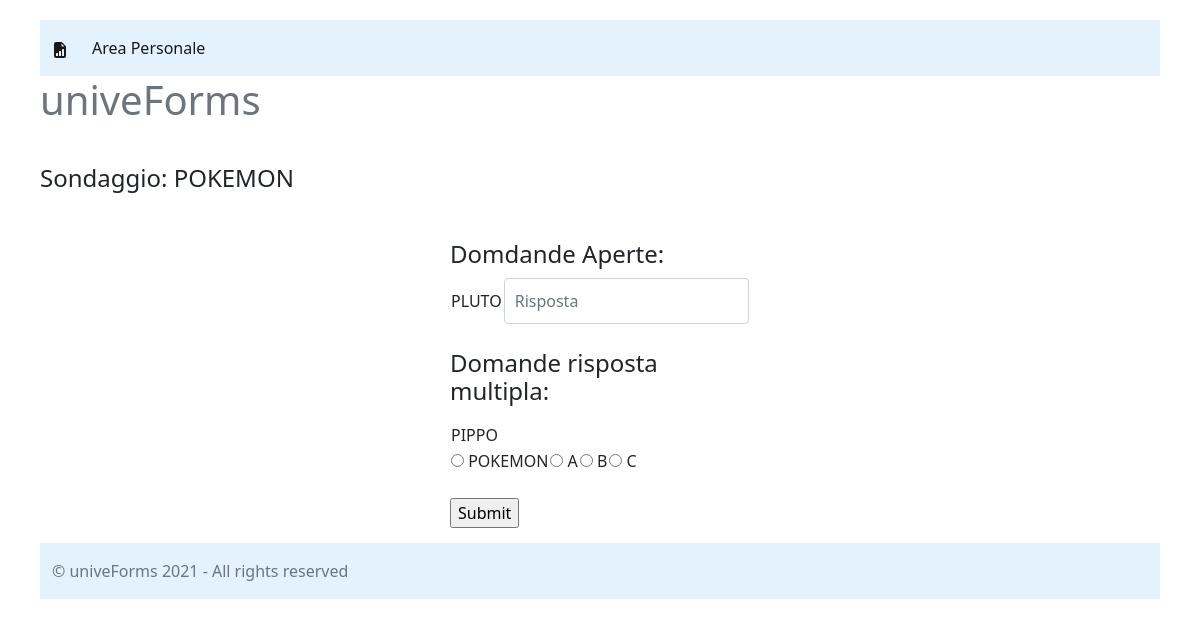
The page /survey_page/2 (signed in) on the database as committed earlier.
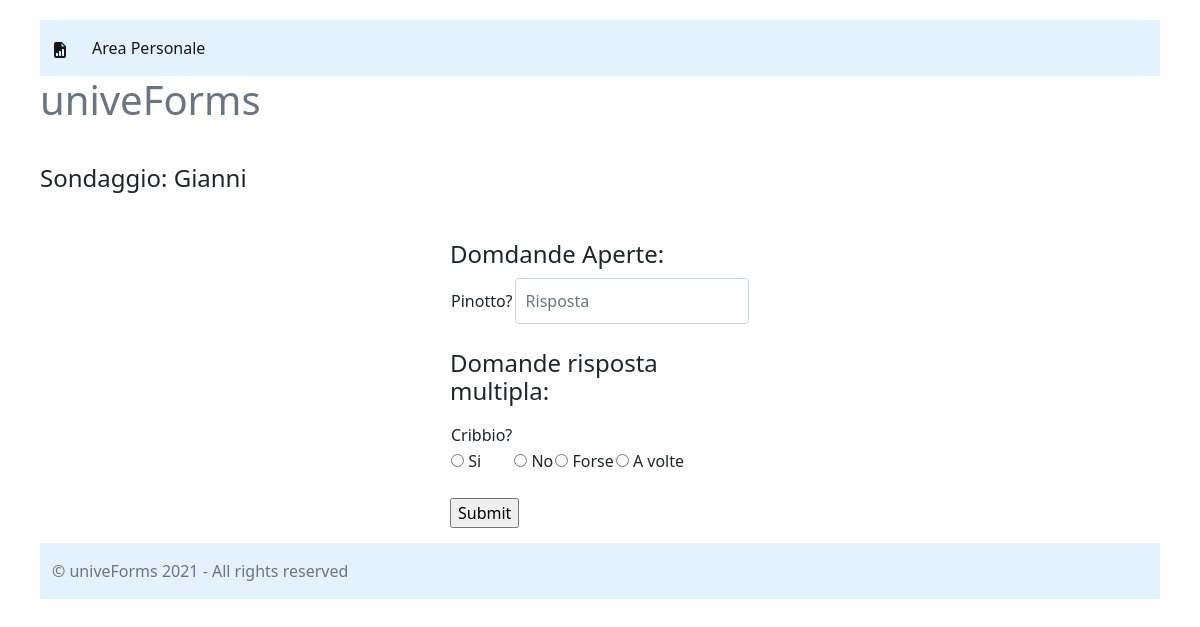
The same page on the database as committed later.
### gendb.py (models this page shows, shortened)
class Survey(Base):
    __tablename__ = 'Surveys'
    id = Column(String, primary_key=True)
    title = Column(String)
    user_id = Column(String, ForeignKey(User.id))
    isactive = Column(Boolean)
    maker = relationship(User, back_populates='published_surveys') #qui viene sfruttata la Foreign Key
    recipients = relationship(User, secondary=recipients_shared_surveys, back_populates='shared_surveys')
    respondents = relationship(User, secondary=users_surveys, back_populates='completed_surveys')

class Question(Base):
    __tablename__ = 'Questions'
    id = Column(String, primary_key=True)
    text = Column(String)
    survey_id = Column(String, ForeignKey(Survey.id))
    type = Column(String) # Multiple - Open
    survey = relationship(Survey, back_populates='questions') #qui viene sfruttata la Foreign Key

class Multiple_choice_question(Base):
    __tablename__ = 'Multiple_choice_questions'
    id = Column(String, ForeignKey(Question.id), primary_key=True)
    option_a = Column(String)
    option_b = Column(String)
    option_c = Column(String)
    option_d = Column(String)
    question = relationship(Question,uselist=False)

### main.py (the view, shortened to what this page needs)
@app.route('/survey_page/<survey_id>', methods=['GET', 'POST'])
def show_survey(survey_id):
    Session = sessionmaker(bind=engine)  # creazione della factory
    session = Session()
    Open_Q = []
    Multiple_Q = []
    survey = session.query(Survey).filter_by(id=survey_id).first()
    questions = session.query(Question).filter_by(survey_id=survey_id)
    for q in questions:
        if q.type == 'Open':
            Open_Q.append(q)
        else:
            answers = session.query(
                Multiple_choice_question).filter_by(id=q.id).first()
            Multiple_Q.append([q, answers])
    respondent = session.query(User).filter(User.id == current_user.id).filter(
        User.completed_surveys.any(id=survey_id)).count() == 0
    if int(current_user.id) == int(survey.user_id):
        return render_template('SurveyReportPage.html', title=survey.title)
    elif respondent:
        return render_template('SurveyCompilationPage.html', title=survey.title, Open_Q=Open_Q,
                               Multiple_Q=Multiple_Q)

### main.py (called while the page is built)
@login_manager.user_loader  # attenzione a questo
def load_user(user_id):
    Session = sessionmaker(bind=engine)  # creazione della factory
    session = Session()
    user = session.query(User).filter_by(id=user_id).first()
    return user

### templates/SurveyCompilationPage.html (shortened to what this page needs)
<!DOCTYPE html>
<html lang="it">
<head>
    <link href="https://cdn.jsdelivr.net/npm/bootstrap@5.1.0/dist/css/bootstrap.min.css" rel="stylesheet"
>
    <link href="../static/sl.css" rel="stylesheet">
</head>
<body>
    <nav class="navbar navbar-expand-lg navbar-light" style="background-color: #e3f2fd;">
        <div class="container-fluid">
            <a class="navbar-brand" href="#">
            </a>
            <div class="collapse navbar-collapse" id="navbarNav">
                <ul class="navbar-nav">
                    <li class="nav-item">
                        <a class="nav-link active" aria-current="page" href="http://localhost:5000">
                            Area Personale</a>
                    </li>
                </ul>
            </div>
        </div>
    </nav>
    <div class="jumbotron">
        <h1 class="text-muted">univeForms</h1>
    </div>
    <br>
    <h4>Sondaggio: {{title}}</h4>
    <br>
    <form action='/answer' method="POST" class="form-signin">
        <h4>Domdande Aperte:</h4>
            <table>
                {% for q in Open_Q %}
                    <tr>
                        <td>{{q.text}}</td>
                        <td><input type="text" name="O_Ans-{{q.id}}" id="inputEmail" class="form-control" placeholder="Risposta" required autofocus></td>
                    </tr>
                {% endfor %}
            </table>
            <br>
        <h4>Domande risposta multipla:</h4>
            <table>
                {% for m in Multiple_Q %}
                    <tr>
                        <td>{{m[0].text}}</td>
                    </tr>
                    <tr>
                        <td><input type="radio" name="M_Ans_A-{{m[0].id}}" id="A" value="A">
                            <label for="A">{{m[1].option_a}}</label></td>
                        <td><input type="radio" name="M_Ans_B-{{m[0].id}}" id="B" value="B">
                            <label for="B">{{m[1].option_b}}</label></td>
                        <td><input type="radio" name="M_Ans_C-{{m[0].id}}" id="C" value="C">
                            <label for="C">{{m[1].option_c}}</label></td>
                        <td><input type="radio" name="M_Ans_D-{{m[0].id}}" id="D" value="D">
                            <label for="D">{{m[1].option_d}}</label></td>
                    </tr>
                {% endfor %}
            </table>
            <br>
        <input type="submit">
    </form>
    <footer class="footer mt-auto py-3" style="background-color: #e3f2fd;">
        <div class="container">
            <span class="text-muted">&copy; univeForms 2021 - All rights reserved</span>
        </div>
    </footer>
</body>
</html>

### static/sl.css (style rules this page uses)
body { padding-left: 40px; padding-bottom: 20px; padding-top: 20px; padding-right: 40px; }
.form-signin { max-width: 330px; padding: 15px; margin: 0 auto; }
.form-signin .form-control { position: relative; height: auto; -webkit-box-sizing: border-box; -moz-box-sizing: border-box; box-sizing: border-box; padding: 10px; font-size: 16px; }

Rows that differ between the two databases and show on the page:
changed Survey: title "POKEMON" → "Gianni"
changed Question: text "PLUTO" → "Pinotto?"
changed Question: text "PIPPO" → "Cribbio?"; m "☐ POKEMON" → "☐ Si"; option_a "POKEMON" → "Si"; m "☐ A" → "☐ No"; option_b "A" → "No"; m "☐ B" → "☐ Forse"; option_c "B" → "Forse"; m "☐ C" → "☐ A volte"; option_d "C" → "A volte"
